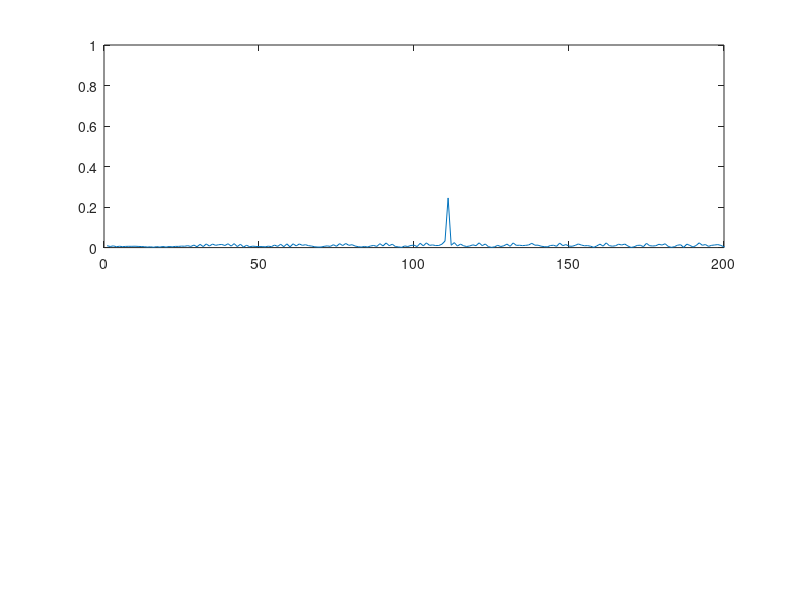
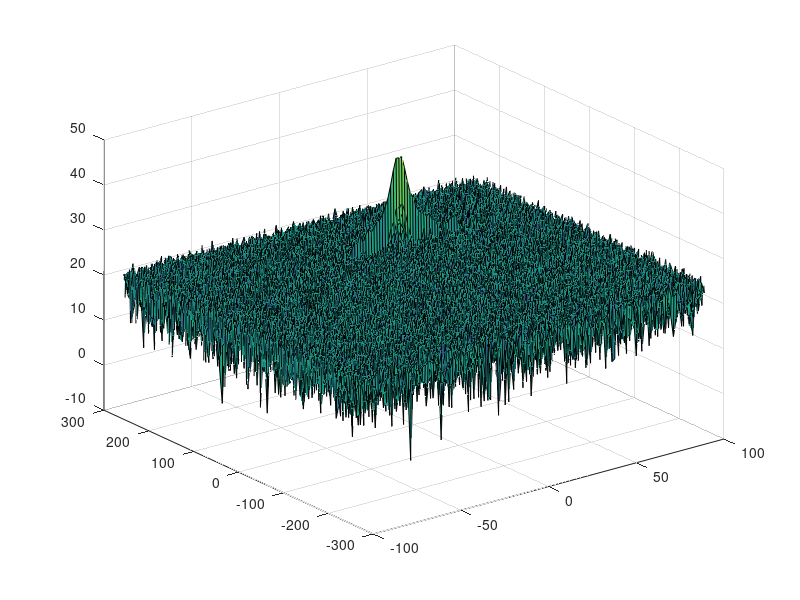
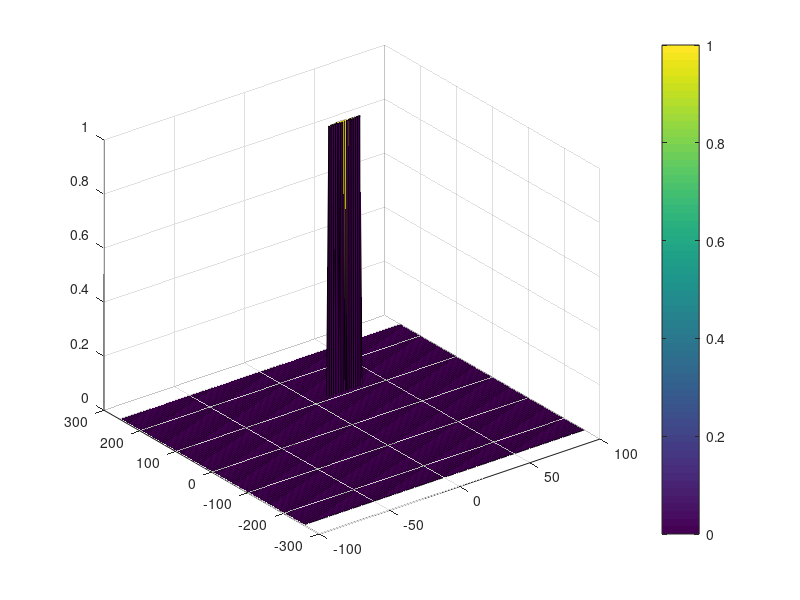

Recreate these plots in MATLAB, in order.
clear all
clc;

%% Radar Specifications 
%%%%%%%%%%%%%%%%%%%%%%%%%%%
% Frequency of operation = 77GHz
% Max Range = 200m
% Range Resolution = 1 m
% Max Velocity = 100 m/s
%%%%%%%%%%%%%%%%%%%%%%%%%%%
dmax = 200;
dr = 1;
vmax = 100;
sweep_factor = 5.5;
init_range = 110; % get this number from project page

%speed of light = 3e8
c = 3e8;

%% User Defined Range and Velocity of target
% define the target's initial position and velocity. Note : Velocity
% remains contant
v = 20;


%% FMCW Waveform Generation

%Design the FMCW waveform by giving the specs of each of its parameters.
% Calculate the Bandwidth (B), Chirp Time (Tchirp) and Slope (slope) of the FMCW
% chirp using the requirements above.
B = c / (2 * dr);
Tc = sweep_factor * 2 * dmax / c;
S = B/Tc;


%Operating carrier frequency of Radar 
fc= 77e9;             %carrier freq

                                                          
%The number of chirps in one sequence. Its ideal to have 2^ value for the ease of running the FFT
%for Doppler Estimation. 
Nd=128;                   % #of doppler cells OR #of sent periods % number of chirps

%The number of samples on each chirp. 
Nr=1024;                  %for length of time OR # of range cells

% Timestamp for running the displacement scenario for every sample on each
% chirp
t=linspace(0,Nd*Tc,Nr*Nd); %total time for samples


%Creating the vectors for Tx, Rx and Mix based on the total samples input.
Tx=zeros(1,length(t)); %transmitted signal
Rx=zeros(1,length(t)); %received signal
Mix = zeros(1,length(t)); %beat signal

%Similar vectors for range_covered and time delay.
r_t=zeros(1,length(t));
td=zeros(1,length(t));


%% Signal generation and Moving Target simulation
% Running the radar scenario over the time. 

for i=1:length(t)         
    
    %For each time stamp update the Range of the Target for constant velocity.
    r_t(i) = init_range + v * t(i);
    td(i) = 2 * r_t(i)/c; % time delay is the round-trip time
    
    %For each time sample we need update the transmitted and
    %received signal. 
    Tx(i) = cos(2*pi*(fc*t(i)         + S*t(i)^2/2));
    Rx(i) = cos(2*pi*(fc*(t(i)-td(i)) + S*(t(i)-td(i))^2/2));
    
    %Now by mixing the Transmit and Receive generate the beat signal
    %This is done by element wise matrix multiplication of Transmit and
    %Receiver Signal
    Mix(i) = Tx(i) * Rx(i);
    
end

%% RANGE MEASUREMENT


%reshape the vector into Nr*Nd array. Nr and Nd here would also define the size of
%Range and Doppler FFT respectively.
Mix = reshape(Mix, [Nr, Nd]);

%run the FFT on the beat signal along the range bins dimension (Nr) and
%normalize.
rs_fft = fft(Mix, Nr);
rs_fft = rs_fft./Nr;

% Take the absolute value of FFT output
rs_fft = abs(rs_fft);

% Output of FFT is double sided signal, but we are interested in only one side of the spectrum.
% Hence we throw out half of the samples.
rs_fft = rs_fft(1:Nr/2);


%plotting the range
figure ('Name','Range from First FFT')
subplot(2,1,1)

 % plot FFT output 
plot(rs_fft)

axis ([0 200 0 1]);



%% RANGE DOPPLER RESPONSE
% The 2D FFT implementation is already provided here. This will run a 2DFFT
% on the mixed signal (beat signal) output and generate a range doppler
% map.You will implement CFAR on the generated RDM


% Range Doppler Map Generation.

% The output of the 2D FFT is an image that has reponse in the range and
% doppler FFT bins. So, it is important to convert the axis from bin sizes
% to range and doppler based on their Max values.

Mix=reshape(Mix,[Nr,Nd]);

% 2D FFT using the FFT size for both dimensions.
sig_fft2 = fft2(Mix,Nr,Nd);

% Taking just one side of signal from Range dimension.
sig_fft2 = sig_fft2(1:Nr/2,1:Nd);
sig_fft2 = fftshift (sig_fft2);
RDM = abs(sig_fft2);
RDM = 10*log10(RDM);

%use the surf function to plot the output of 2DFFT and to show axis in both
%dimensions
doppler_axis = linspace(-100,100,Nd);
range_axis = linspace(-200,200,Nr/2)*((Nr/2)/400);
figure,surf(doppler_axis,range_axis,RDM);

%% CFAR implementation

%Slide Window through the complete Range Doppler Map

%Select the number of Training Cells in both the dimensions.
Tr = 12;
Td = 10;

%Select the number of Guard Cells in both dimensions around the Cell under 
%test (CUT) for accurate estimation
Gr = 4;
Gd = 4;

% offset the threshold by SNR value in dB
offset = 9; % 8 in db

%Create a vector to store noise_level for each iteration on training cells
noise_level = zeros(2*Tr+2*Gr+1, 2*Td+2*Gd+1);

training_grid_num = (2*Tr+2*Gr+1)*(2*Td+2*Gd+1) - (2*Gr+1)*(2*Gd+1);

%design a loop such that it slides the CUT across range doppler map by
%giving margins at the edges for Training and Guard Cells.
%For every iteration sum the signal level within all the training
%cells. To sum convert the value from logarithmic to linear using db2pow
%function. Average the summed values for all of the training
%cells used. After averaging convert it back to logarithimic using pow2db.
%Further add the offset to it to determine the threshold. Next, compare the
%signal under CUT with this threshold. If the CUT level > threshold assign
%it a value of 1, else equate it to 0.


   % Use RDM[x,y] as the matrix from the output of 2D FFT for implementing
   % CFAR

for i = 1:(Nr/2-2*(Tr+Gr))
    for j = 1:(Nd-2*(Td+Gd))
        % Extract training grids
        noise_level = db2pow(RDM(i:i+2*Tr+2*Gr, j:j+2*Td+2*Gd));

        % Set guarding cells and CUT to 0
        noise_level(Tr+1:end-Tr, Td+1:end-Td) = 0;
        
        % Calculate threshold by averaging the sum of training grids plus
        % offset
        thres = pow2db(sum(sum(noise_level))/training_grid_num) + offset;
        
        CUT = RDM(i+Tr+Gr, j+Td+Gd);
        
        if CUT > thres
            RDM(i+Tr+Gr, j+Td+Gd) = 1;
        else
            RDM(i+Tr+Gr, j+Td+Gd) = 0;
        end
    end
end

% The process above will generate a thresholded block, which is smaller 
%than the Range Doppler Map as the CUT cannot be located at the edges of
%matrix. Hence,few cells will not be thresholded. To keep the map size same
% set those values to 0. 

RDM(1:end, 1:Td+Gd) = 0;
RDM(1:end, end-(Td+Gd):end) = 0;
RDM(1:Tr+Gr, Td+Gd:end-(Td+Gd)) = 0;
RDM(end-(Tr+Gr):end, Td+Gd:end-(Td+Gd)) = 0;

%display the CFAR output using the Surf function like we did for Range
%Doppler Response output.
figure,surf(doppler_axis,range_axis,RDM);
colorbar;


 
 